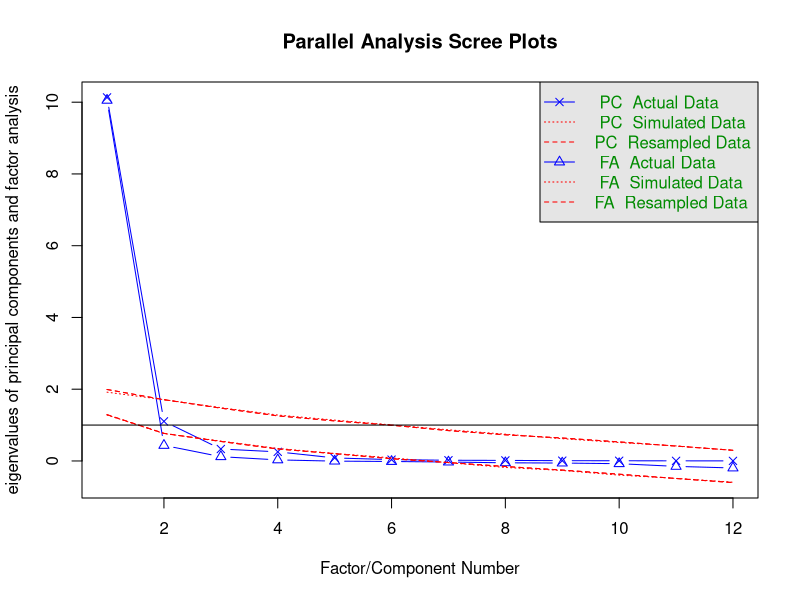
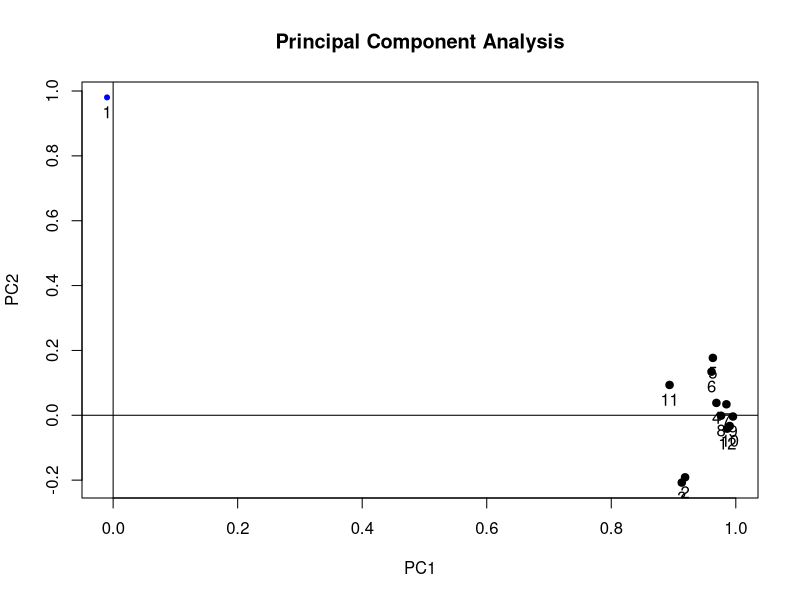

These charts were generated, in order, by the following R code: (Note: this script raises an error after producing the figures.)
#HW 2
#Connor Rouan and Yadukrishnan Sethumadhavan

#Problem 1
#--Task A--
library(psych)
fa.parallel(USJudgeRatings)

#Based on these results, we will only need to extract one principal component

#--Task B--
library(psych)
principal(USJudgeRatings, nfactors=2, rotate="none")

#--Task C--
principal(USJudgeRatings, nfactors=2, rotate="varimax")

#--Task D--
pc <- principal(USJudgeRatings, scores=TRUE)
head(pc$scores)

#--Task E--
pc <- principal(USJudgeRatings, nfactors=2, rotate="none")
factor.plot(pc)
#This graph shows that component 1 is the only principal component since it falls below 0

#--Task F--
#See PDF for explanation


#Problem 2
GID$Class <- NULL
GID$ID <- NULL

#--Task A--
library(psych)
fa.parallel(GID)

#Based on these results, we will need to extract 4 principal component

#--Task B--
principal(GID, nfactors=4,rotate="none")

#--Task C--
principal(GID, nfactors=4, rotate="varimax")

#--Task D--
pc <- principal(GID, nfactors = 4, rotate="none", scores=TRUE)
head(pc$scores)

#--Task E--
pc <- principal(GID, nfactors=4, rotate="none")
factor.plot(pc)

#--Task F--
#See PDF for explanation


#Problem 3
#--Task A--
fa.parallel(Harman23.cor$cov)
#Based on these results, we will need to extract 2 principal component

#--Task B--
harmanpc<-fa(Harman23.cor$cov,nfactors=2, rotate='none')
harmanpc

#--Task C--
harmanrc <- fa(Harman23.cor$cov, nfactors=2, rotate='varimax')
harmanrc

#--Task D--
harmanpc<-fa(Harman23.cor$cov, nfactors=2, rotate='none', scores=TRUE, fm='pa')
harmanpc$weights

#--Task E--
factor.plot(harmanpc)

#--Task F--
fa.diagram(harmanpc)

#--Task G--
#See PDF for explanation



#Problem 4
#--Task A--
fa.parallel(Harman74.cor$cov)
#Based on these results, we will need to extract 4 principal component


#--Task B--
harmanpc<-fa(Harman74.cor$cov,nfactors=4, rotate='none')
harmanpc

#--Task C--
harmanrc<-fa(Harman74.cor$cov, nfactors=4, rotate='varimax')
harmanrc

#--Task D--
harmanpc<-fa(Harman74.cor$cov,nfactors=4, rotate='none', scores=TRUE, fm='pa')
harmanpc$weights

#--Task E--
factor.plot(harmanpc)

#--Task F--
fa.diagram(harmanpc)

#--Task G--
#See PDF for explanation


#Problem 5
#--Task A--
library(psych)
VCD$Class <- NULL
fa.parallel(VCD)

#--Task B--
distance <- dist(VCD, method = "euclidean")
results <- cmdscale(distance)
head(results)

#--Task C--
factor.plot(results, title="Multi-Dimensional Scaling Results")
